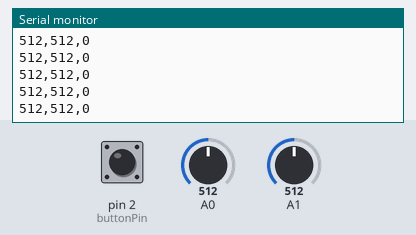
A sketch run on a simulated Arduino Uno, built with avr-gcc and run on an emulated ATmega328P. Parts: the last lines printed to the serial monitor. The inputs (shaded band) are chosen by the test bench; at power-on: A0 = 512, A1 = 512, pin 2 (buttonPin) LOW.

Above: at 1.2 s.
1.3 s: A0 set to 716
At 1.31 s:
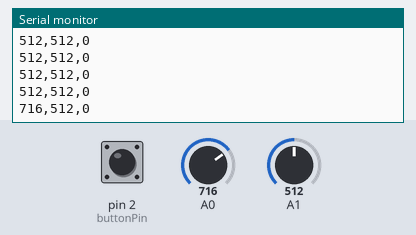
2.8 s: A1 set to 716
At 2.82 s:
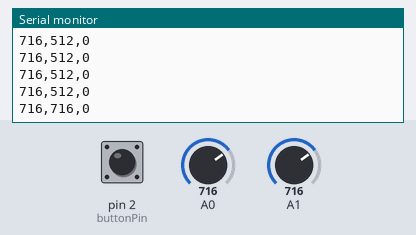
4.3 s: pin 2 (buttonPin) pulled HIGH for 0.15 s
At 4.33 s:
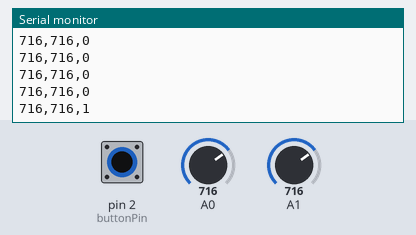
5.9 s: A0 set to 900
At 5.94 s:
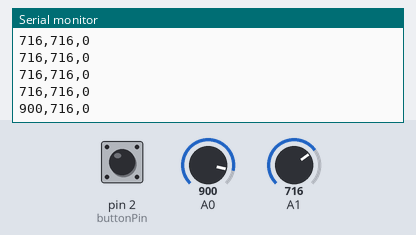
7.4 s: pin 2 (buttonPin) pulled HIGH for 1 s
At 7.45 s:
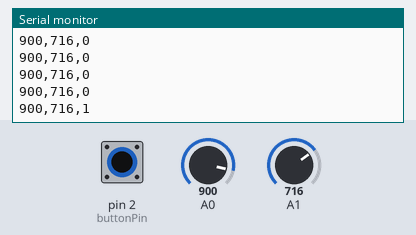
9.9 s: A1 set to 0
At 9.97 s:
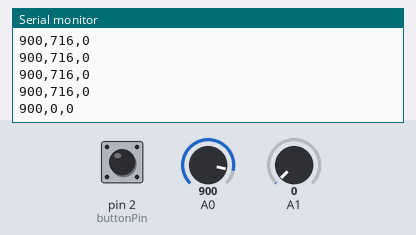
Timing chart, 0 to 12.9 s (numbered marks = the images above; inputs shaded):
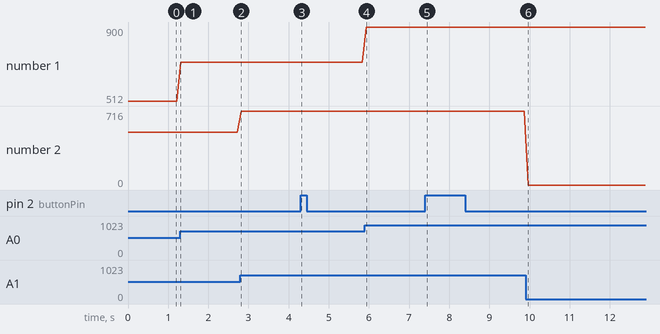

The sketch:

1a_serial_ball.ino
```cpp
const int buttonPin = 2;  // digital input

void setup() {
  // configure the serial connection:
  Serial.begin(9600);
  // configure the digital input:
  pinMode(buttonPin, INPUT);
}

void loop() {
  // read the X axis:
  int sensorValue = analogRead(A0);
  // print the results:
  Serial.print(sensorValue);
  Serial.print(",");

  // read the y axis:
  sensorValue = analogRead(A1);
  // print the results:
  Serial.print(sensorValue);
  Serial.print(",");

  // read the button:
  sensorValue = digitalRead(buttonPin);
  // print the results:
  Serial.println(sensorValue);

  delay(100);
}
```

Measured:
- after the input at 1.3 s, the serial monitor: prints a new line at once (image 1)
- after the input at 2.8 s, the serial monitor: prints a new line at once (image 2)
- after the input at 4.3 s, the serial monitor: prints a new line at once (image 3)
- after the input at 5.9 s, the serial monitor: prints a new line at once (image 4)
- after the input at 7.4 s, the serial monitor: prints a new line after 0.05 s (image 5)
- after the input at 9.9 s, the serial monitor: prints a new line after 0.06 s (image 6)
- plotted number 1: 512 → 716 after the input at 1.3 s, 716 → 900 after the input at 5.9 s
